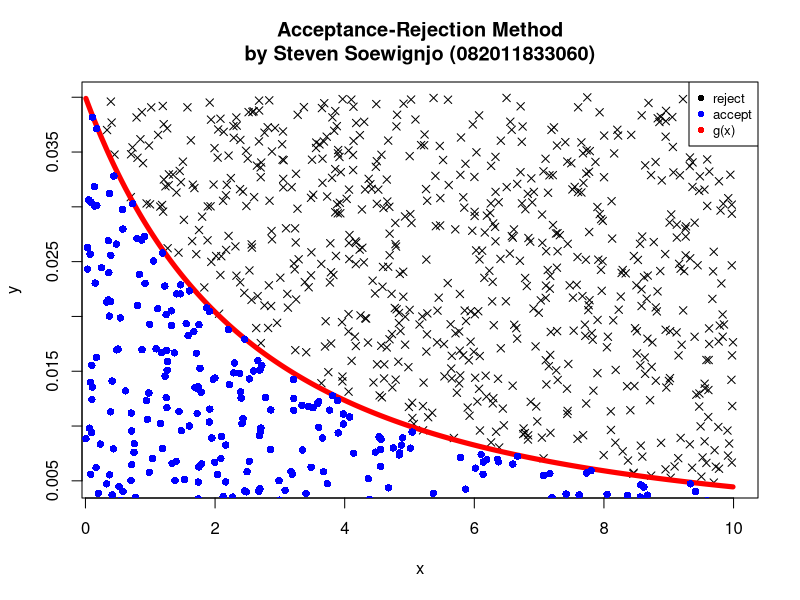

Here is the R script that generated this plot:
# Bangkitkan Variabel Random X dengan IID U[a,b] sebanyak n
# Nama: Steven Soewignjo
# NIM: 082011833060
# Tugas Minggu ke-9

gx <- function(x) {
    return(1/((x+5)^2))
}

montecarlo <- function(n, lb, ub) {
    vr <- runif(n, lb, ub)
    i <- (ub - lb) * sum(gx(vr))/n
    return(i)
}

acceptanceMethod <- function(n, lb, ub) {
    fmax <- max(gx(seq(lb, ub, by = 0.01)))
    xr <- runif(n, lb, ub)
    yr <- runif(n, 0, 1) * fmax
    count_in <- 0

    gx_res <- gx(xr)
    condition <- rep(0, n)

    for(i in 1:n) {
        if(yr[i] <= gx(xr[i])) {
            count_in <- count_in + 1
            condition[i] <- 1
        }
    }

    df <- data.frame(xr, yr, gx_res, condition)

    acc <- subset(df, condition == 1)
    rej <- subset(df, condition == 0)

    plotdata <- data.frame(xr, gx_res)
    plotdata <- plotdata[order(plotdata$xr),]

    win.graph()
    plot(rej[,1], rej[,2], pch=4, col = "black", main = "Acceptance-Rejection Method\nby Steven Soewignjo (082011833060)", xlab = "x", ylab = "y")
    lines(plotdata$xr, plotdata$gx_res, col="red", lwd=5)
    points(acc[,1], acc[,2], col="blue", lwd=1, pch = 16)
    legend("topright", legend=c("reject","accept" ,"g(x)"), col=c("black", "blue","red"), pch = c(16, 16, 16), cex=0.8,bg="white")

    result <- ((count_in) / n) * (ub-lb) * fmax
    return(result)
}

# Monte Carlo Integration
montecarlo(1000, 0, 10)

# Monte Carlo Acceptance-Rejection Method
acceptanceMethod(1000, 0, 10)
